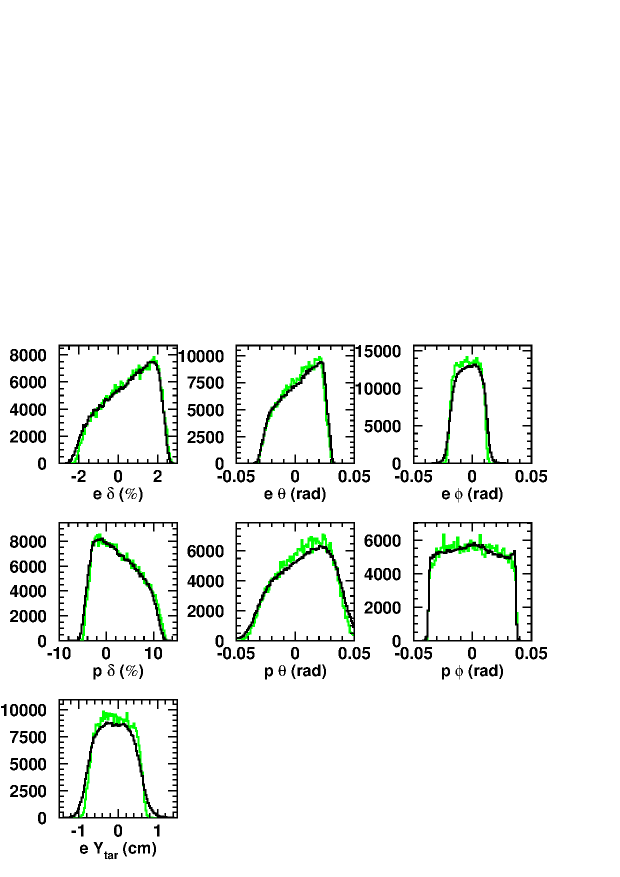
#> input picture papers/nucl-ex_0303011/figures/fig1.png, 1240 x 1754 px, given in place of fig9.png, which was not available (shown at 1/2 size)
$ python make_published_vs_table.py
#> lines starting #> are read from the running program, lines starting #| are printed output that depends on the picture; after the words box and inside, x2 and y2 are one past the last pixel; in counts of white or black regions, pixels touching at a corner belong together; pictures that were not available may be replaced by others from this repository, and a replacement may not be noted
### results/template/plot_style.py
"""User's personal matplotlib plot style for genie-agent result figures.

Encodes the look of results/spline_q2cut.png. See the plot-style skill
(.claude/skills/plot-style/SKILL.md) for the written guideline. Import and call
``apply_style()`` once, build a panel grid with ``new_panels()``, and finish
each axis with ``style_axis()``.

The constants here and the rules in the skill describe the SAME style; if you
change one, change the other.
"""

import matplotlib

# Font sizes (points)
FS_SUPTITLE = 18
FS_TITLE = 16
FS_LABEL = 16
FS_LEGEND_TITLE = 13
FS_LEGEND = 12
FS_TICK = 12

# Figure / output defaults
PANEL_SIZE = (5, 5)      # width, height per panel (inches)
DPI = 130

# Log-axis floor: clamp non-positive values so log scales render.
FLOOR = 1e-12

# Default color cycle (matplotlib C0..C5; same series -> same color across panels).
COLORS = ["C0", "C1", "C2", "C3", "C4", "C5"]


def apply_style():
    """Force a non-interactive backend (headless-safe). Call before pyplot use."""
    matplotlib.use("Agg")


# [35 lines left out: functions new_panels, style_axis, not called in this run]

### report/dutta-integral/make_published_vs_table.py
"""Published Dutta figure next to its replot from the author data table.

Section 1 of report/dutta-integral/README.md: for each of the four
data-backed figures of nucl-ex/0303011 (fig 9: C12 E_m; fig 6: C12 p_m,
p-shell / s-shell panels; fig 11: Fe56 E_m; fig 7: Fe56 p_m) put the paper's
render (papers/nucl-ex_0303011/figures/fig<N>.png) on the left and, on the
right, the same quantity drawn from data/Dipingkar-dutta-data-prc_figs/
on the same axes (linear for the E_m figures, log y for the p_m ones, the
paper's marker shapes per Q^2 set). Column 1 = x, column 2 = y as
published, column 4 = statistical error; nothing is rescaled.

Outputs (report/dutta-integral/figures/):
  dutta_fig9_c12_em_published_vs_table.png
  dutta_fig6_c12_pm_published_vs_table.png
  dutta_fig11_fe56_em_published_vs_table.png
  dutta_fig7_fe56_pm_published_vs_table.png
  dutta_published_vs_table.txt   ratio of every p_m file to its Q^2 = 1.8
                                 reference + histdiag describe1d of all 14 files

Run from anywhere:  pixi run python report/dutta-integral/make_published_vs_table.py
"""
import sys
from pathlib import Path

import numpy as np

HERE = Path(__file__).resolve().parent
REPO = HERE.parents[1]
DATA = REPO / "data" / "Dipingkar-dutta-data-prc_figs"
PUB = REPO / "papers" / "nucl-ex_0303011" / "figures"
OUT = HERE / "figures"

sys.path.insert(0, str(REPO / "results" / "template"))
from plot_style import (COLORS, DPI, FS_LEGEND, FS_SUPTITLE, FS_TITLE,  # noqa: E402
                        apply_style, style_axis)
import histdiag as hd  # noqa: E402

apply_style()
import matplotlib.image as mpimg  # noqa: E402
import matplotlib.pyplot as plt  # noqa: E402
from matplotlib.gridspec import GridSpec, GridSpecFromSubplotSpec  # noqa: E402

DE_MEV, DP_MEVC = 5.0, 40.0
EM_EDGES = np.arange(0.0, 80.0 + DE_MEV, DE_MEV)
PM_EDGES = np.arange(-320.0, 320.0 + DP_MEVC, DP_MEVC)

# the four Q^2 sets of figs 6/7: file tag, legend label, marker (paper's shapes)
QSETS = [("q0p6", r"$Q^2$ = 0.64 (GeV/c)$^2$", "s"),
         ("q1p2", r"$Q^2$ = 1.28 (GeV/c)$^2$", "o"),
         ("q1p8", r"$Q^2$ = 1.8 (GeV/c)$^2$", "*"),
         ("q3p2", r"$Q^2$ = 3.25 (GeV/c)$^2$", "^")]
REF_TAG = "q1p8"          # the caption's rescale reference

EM_XLABEL = r"$E_m$ (MeV)"
EM_YLABEL = r"$\int S^D\,d^3p_m$  [MeV$^{-1}$]"
PM_XLABEL = r"$p_m$ (MeV/c)"
PM_YLABEL = r"$\int S^D\,dE_m$  [MeV$^{-3}$]"


def load(stem):
    x, y, _, e = np.loadtxt(DATA / f"{stem}.dat", unpack=True)
    return x, y, e


def published_panel(ax, fignum, pad=12):
    """The paper's render, autocropped to its ink (the eps renders carry wide
    white margins that would shrink the figure next to the replot)."""
#> called with fignum = 9, pad = 12
    img = mpimg.imread(PUB / f"fig{fignum}.png")
#> img is the input picture: shape (1754, 1240, 3) float32; mean R, G, B 0.952, 0.958, 0.952
    ink = img[..., :3].min(axis=2) < 0.95
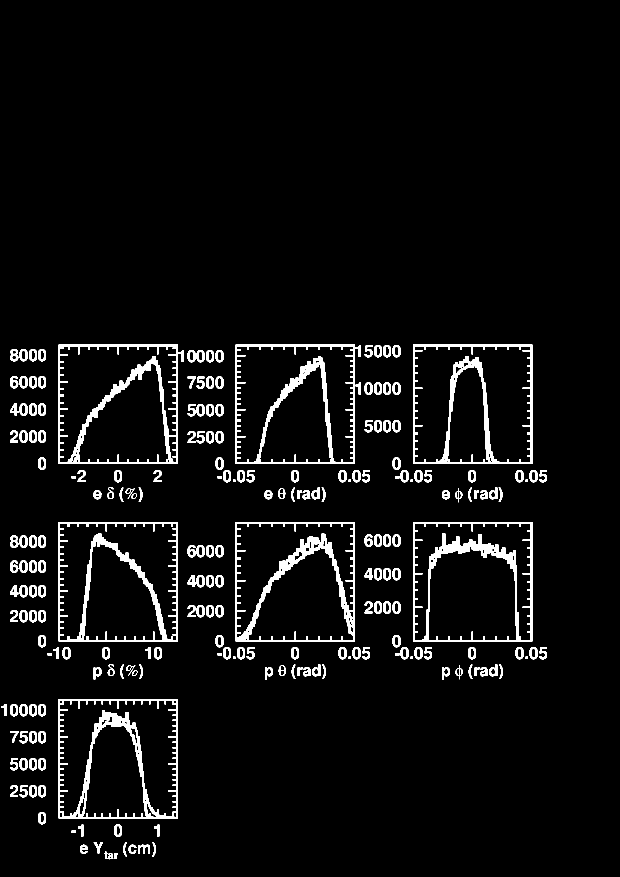
#> ink: shape (1754, 1240) bool (shown at 1/2 size); 4.8% white; 221 white regions, largest, box (x1, y1, x2, y2) and area: (117, 1398, 356, 1637) 9548, (471, 1044, 710, 1283) 9519, (826, 1044, 1065, 1283) 9327
    rows, cols = np.where(ink.any(axis=1))[0], np.where(ink.any(axis=0))[0]
#> rows = 924 values from 689 to 1718; cols = 1037 values from 2 to 1093
    img = img[max(rows[0] - pad, 0):rows[-1] + pad, max(cols[0] - pad, 0):cols[-1] + pad]
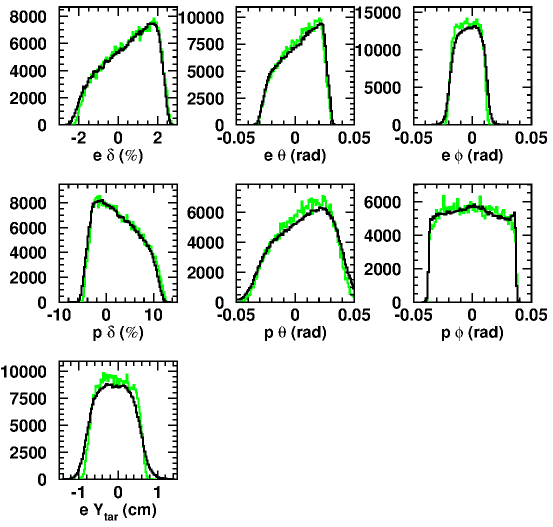
#> img: shape (1053, 1105, 3) float32 (shown at 1/2 size); mean R, G, B 0.909, 0.922, 0.909
    ax.imshow(img)
    ax.axis("off")
    ax.set_title(f"published fig. {fignum}", fontsize=FS_TITLE)


def em_panel(ax, stem, label, ymax):
    """E_m spectral function from one table: points + stat errors, paper axes."""
    x, y, e = load(stem)
    ax.errorbar(x, y, yerr=e, fmt="s", ms=5, lw=1, capsize=2, color=COLORS[0])
    ax.text(0.95, 0.9, label, transform=ax.transAxes, ha="right",
            fontsize=FS_LEGEND + 2)
    ax.set_xlim(0, 85)
    ax.set_ylim(-0.02, ymax)
    style_axis(ax, title=f"from the table: {stem}.dat",
               xlabel=EM_XLABEL, ylabel=EM_YLABEL)


# [13 lines left out: function pm_panel, not called in this run]


def composite_em(fignum, stem, label, ymax, suptitle, out):
    fig = plt.figure(figsize=(10.5, 5.5))
    gs = GridSpec(1, 2, figure=fig)
    published_panel(fig.add_subplot(gs[0]), fignum)
    em_panel(fig.add_subplot(gs[1]), stem, label, ymax)
    fig.suptitle(suptitle, fontsize=FS_SUPTITLE)
    fig.tight_layout()
    fig.savefig(OUT / out, dpi=DPI)
    plt.close(fig)
    return out


# [49 lines left out: functions composite_pm, readouts, not called in this run]


def main():
    OUT.mkdir(exist_ok=True)
    q2 = r"$Q^2$ = 1.28 (GeV/c)$^2$"
    outs = [
        composite_em(9, "fig9_q1p2", r"$^{12}$C, " + q2, 0.7,
                     r"Dutta fig. 9: $^{12}$C missing-energy spectral function, " + q2,
                     "dutta_fig9_c12_em_published_vs_table.png"),
        composite_pm(6, [("fig6_top", r"C p-shell (10 < $E_m$ < 25 MeV)", (8e-10, 2e-6)),
                         ("fig6_bot", r"C s-shell (30 < $E_m$ < 50 MeV)", (8e-10, 2e-6))],
                     r"Dutta fig. 6: $^{12}$C missing-momentum distributions",
                     "dutta_fig6_c12_pm_published_vs_table.png", (10.5, 8.5)),
        composite_em(11, "fig11_q1p2", r"$^{56}$Fe, " + q2, 1.5,
                     r"Dutta fig. 11: $^{56}$Fe missing-energy spectral function, " + q2,
                     "dutta_fig11_fe56_em_published_vs_table.png"),
        composite_pm(7, [("fig7", r"Fe (0 < $E_m$ < 80 MeV)", (1e-9, 2e-5))],
                     r"Dutta fig. 7: $^{56}$Fe missing-momentum distribution",
                     "dutta_fig7_fe56_pm_published_vs_table.png", (10.5, 5.5)),
    ]
    for o in outs:
        print("wrote", OUT / o)
    readouts(OUT / "dutta_published_vs_table.txt")
    print("wrote", OUT / "dutta_published_vs_table.txt")


if __name__ == "__main__":
#> (the run stopped early here; a loop or call above may not have finished)

$ run again, on papers/nucl-ex_0303011/figures/fig13.png
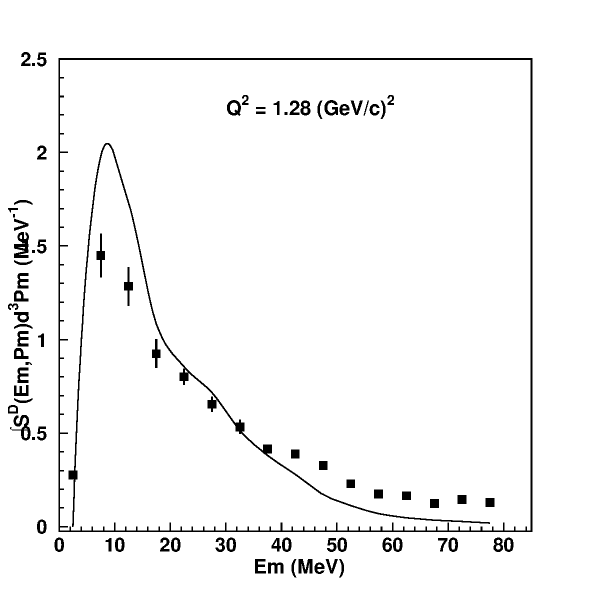
#> input picture papers/nucl-ex_0303011/figures/fig13.png, 1181 x 1181 px, given in place of fig9.png, which was not available (shown at 1/2 size)
#> in published_panel, img is the input picture: shape (1181, 1181, 3) float32; values 0 (black) and 1 (white), 96.7% white; 82 black regions, largest, box (x1, y1, x2, y2) and area: (117, 116, 1065, 1064) 15183, (137, 286, 980, 1054) 8071, (28, 464, 58, 516) 952
#> in published_panel, `ink = img[..., :3].min(axis=2) < 0.95`:
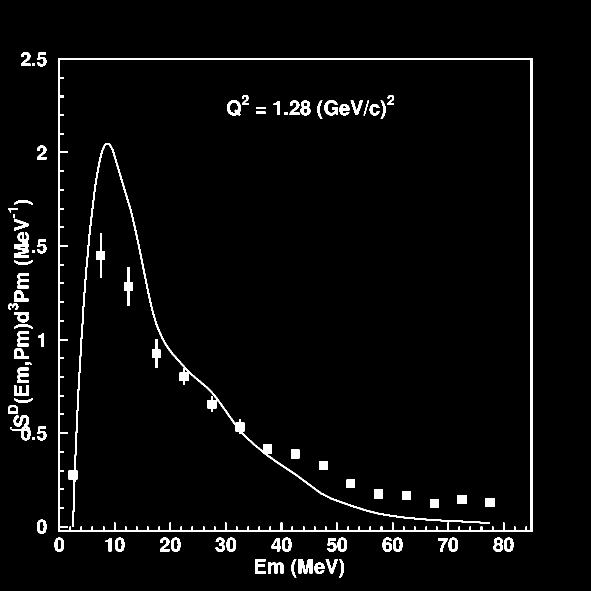
#> ink: shape (1181, 1181) bool (shown at 1/2 size); 3.3% white; 82 white regions, largest, box (x1, y1, x2, y2) and area: (117, 116, 1065, 1064) 15183, (137, 286, 980, 1054) 8071, (28, 464, 58, 516) 952
#> rows = 1030 values from 104 to 1154; cols = 1029 values from 16 to 1064
#> in published_panel, `img = img[max(rows[0] - pad, 0):rows[-1] + pad, max(cols[0] - pad, 0):..`:
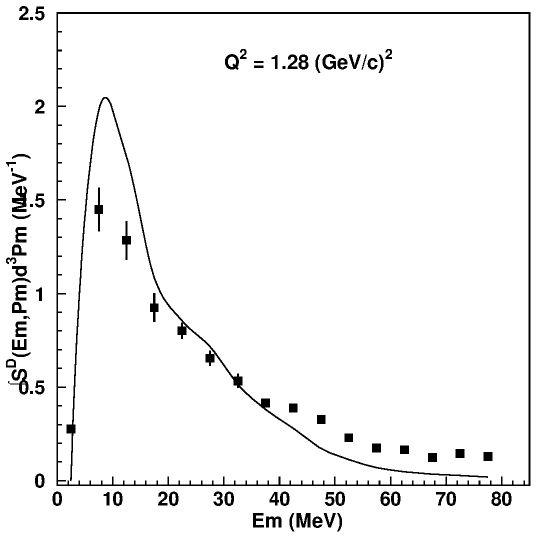
#> img: shape (1074, 1072, 3) float32 (shown at 1/2 size); values 0 (black) and 1 (white), 95.9% white; 82 black regions, largest, box (x1, y1, x2, y2) and area: (113, 24, 1061, 972) 15183, (133, 194, 976, 962) 8071, (24, 372, 54, 424) 952

$ run again, on papers/nucl-ex_0303011/figures/fig14.png
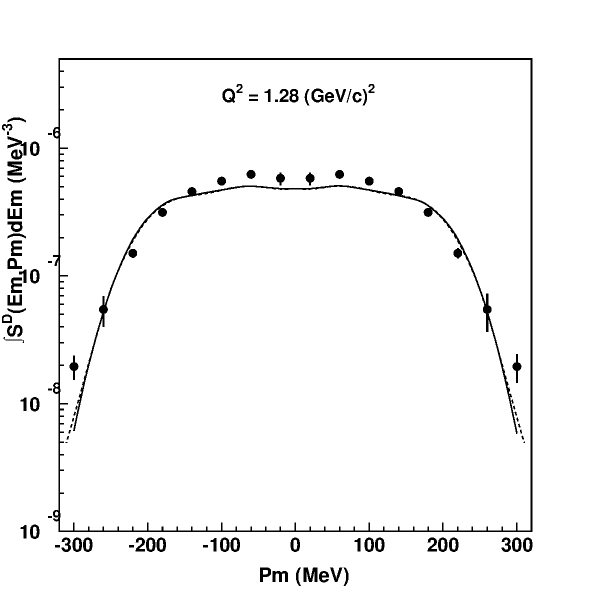
#> input picture papers/nucl-ex_0303011/figures/fig14.png, 1181 x 1181 px, given in place of fig9.png, which was not available (shown at 1/2 size)
#> in published_panel, img is the input picture: shape (1181, 1181, 3) float32; values 0 (black) and 1 (white), 96.8% white; 102 black regions (2 under 20 px), largest, box (x1, y1, x2, y2) and area: (106, 116, 1065, 1064) 15528, (146, 370, 1035, 868) 7497, (15, 323, 44, 351) 586
#> in published_panel, `ink = img[..., :3].min(axis=2) < 0.95`:
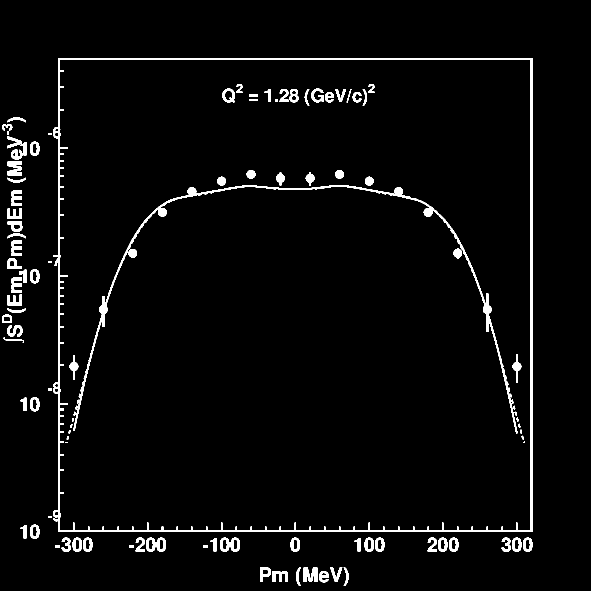
#> ink: shape (1181, 1181) bool (shown at 1/2 size); 3.2% white; 102 white regions (2 under 20 px), largest, box (x1, y1, x2, y2) and area: (106, 116, 1065, 1064) 15528, (146, 370, 1035, 868) 7497, (15, 323, 44, 351) 586
#> rows = 1025 values from 116 to 1171; cols = 1035 values from 4 to 1064
#> in published_panel, `img = img[max(rows[0] - pad, 0):rows[-1] + pad, max(cols[0] - pad, 0):..`:
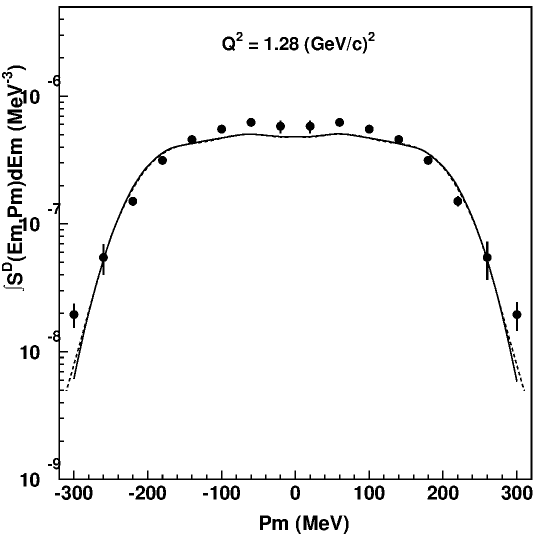
#> img: shape (1077, 1076, 3) float32 (shown at 1/2 size); values 0 (black) and 1 (white), 96.1% white; 102 black regions (2 under 20 px), largest, box (x1, y1, x2, y2) and area: (106, 12, 1065, 960) 15528, (146, 266, 1035, 764) 7497, (15, 219, 44, 247) 586

$ run again, on papers/nucl-ex_0303011/figures/fig15.png
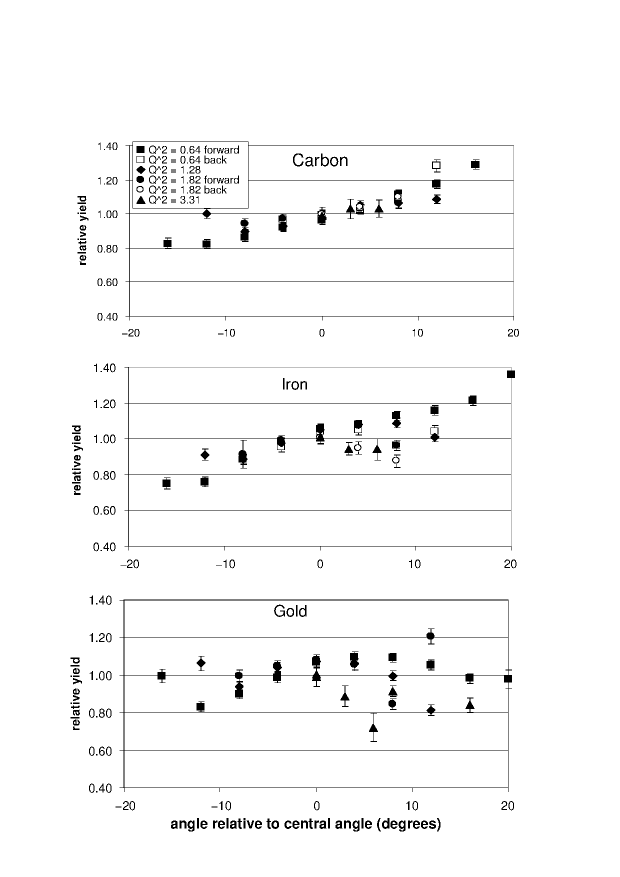
#> input picture papers/nucl-ex_0303011/figures/fig15.png, 1240 x 1754 px, given in place of fig9.png, which was not available (shown at 1/2 size)
#> in published_panel, img is the input picture: shape (1754, 1240, 3) float32; min 0, max 1, mean 0.976
#> in published_panel, `ink = img[..., :3].min(axis=2) < 0.95`:
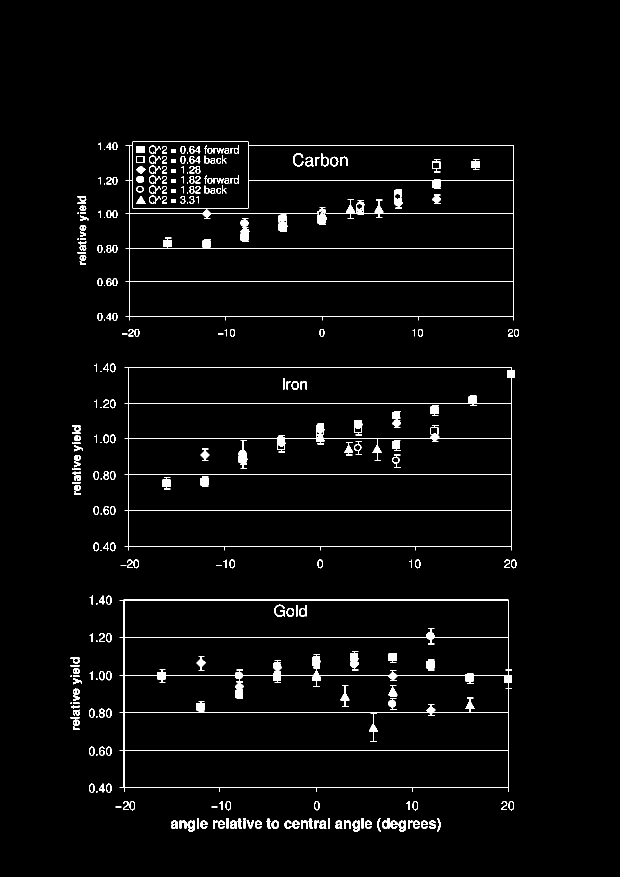
#> ink: shape (1754, 1240) bool (shown at 1/2 size); 2.5% white; 310 white regions (33 under 20 px), largest, box (x1, y1, x2, y2) and area: (239, 1199, 1024, 1584) 10437, (251, 283, 1028, 641) 9191, (249, 734, 1030, 1101) 7632
#> rows = 1208 values from 283 to 1662; cols = 896 values from 141 to 1037
#> in published_panel, `img = img[max(rows[0] - pad, 0):rows[-1] + pad, max(cols[0] - pad, 0):..`:
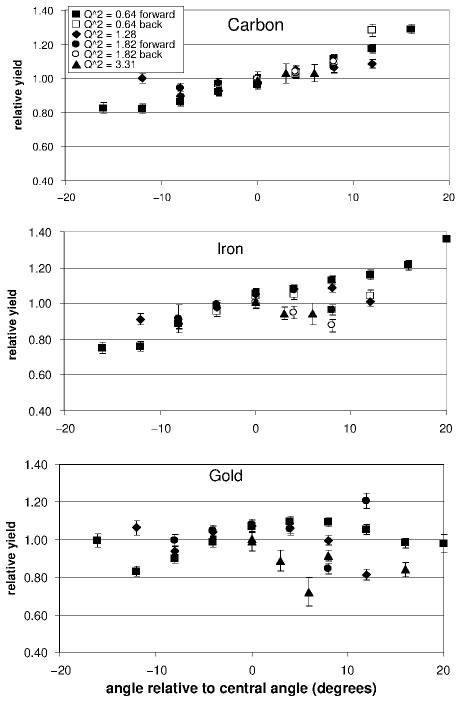
#> img: shape (1403, 920, 3) float32 (shown at 1/2 size); min 0, max 1, mean 0.959
